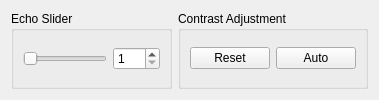
                     <widget class="QWidget" name="tabWidget_time00">
                      <attribute name="title">
                       <string>Echo 0</string>
                      </attribute>
                      <layout class="QGridLayout" name="gridLayout_72">
                       <item row="1" column="0">
                        <widget class="QGroupBox" name="groupBox_46">
                         <property name="font">
                          <font>
                           <pointsize>9</pointsize>
                           <bold>false</bold>
                          </font>
                         </property>
                         <property name="toolTip">
                          <string>Scrub through this panel's timepoint independently of the other two orthogonal views, so you can compare different frames of the same 4D scan side by side.</string>
                         </property>
                         <property name="title">
                          <string>Echo Slider</string>
                         </property>
                         <layout class="QGridLayout" name="gridLayout_57">
                          <item row="0" column="0">
                           <widget class="QSlider" name="changetimestamp_data00">
                            <property name="toolTip">
                             <string>Drag to jump to a different timepoint (frame) of the 4D scan for this panel; stays synced with the spin box next to it.</string>
                            </property>
                            <property name="styleSheet">
                             <string notr="true"/>
                            </property>
                            <property name="maximum">
                             <number>99</number>
                            </property>
                            <property name="singleStep">
                             <number>1</number>
                            </property>
                            <property name="pageStep">
                             <number>1</number>
                            </property>
                            <property name="value">
                             <number>0</number>
                            </property>
                            <property name="orientation">
                             <enum>Qt::Horizontal</enum>
                            </property>
                           </widget>
                          </item>
                          <item row="0" column="1">
                           <widget class="QSpinBox" name="displaytimestamp_data00">
                            <property name="toolTip">
                             <string>Current timepoint (frame) index shown in this panel; stays synced with the slider next to it.</string>
                            </property>
                            <property name="buttonSymbols">
                             <enum>QAbstractSpinBox::UpDownArrows</enum>
                            </property>
                            <property name="minimum">
                             <number>1</number>
                            </property>
                            <property name="maximum">
                             <number>120</number>
                            </property>
                           </widget>
                          </item>
                         </layout>
                        </widget>
                       </item>
                       <item row="1" column="1">
                        <widget class="QGroupBox" name="groupBox_49">
                         <property name="font">
                          <font>
                           <pointsize>9</pointsize>
                           <bold>false</bold>
                          </font>
                         </property>
                         <property name="toolTip">
                          <string>Adjust this panel's window/level (contrast/brightness) with the sliders, or use Auto/Reset.</string>
                         </property>
                         <property name="title">
                          <string>Contrast Adjustment</string>
                         </property>
                         <layout class="QGridLayout" name="gridLayout_56">
                          <item row="0" column="0">
                           <widget class="QPushButton" name="pushButton_reset_data00">
                            <property name="toolTip">
                             <string>Reset this panel's contrast/brightness (window/level) back to the volume's initial values.</string>
                            </property>
                            <property name="text">
                             <string>Reset</string>
                            </property>
                           </widget>
                          </item>
                          <item row="0" column="1">
                           <widget class="QPushButton" name="pushButton_auto_data00">
                            <property name="toolTip">
                             <string>Automatically compute contrast/brightness (window/level) from this panel's intensity range (Ctrl+J does this for every panel at once).</string>
                            </property>
                            <property name="text">
                             <string>Auto</string>
                            </property>
                           </widget>
                          </item>
                         </layout>
                        </widget>
                       </item>
                      </layout>
                     </widget>
